Frame 1 (no input): blank canvas, image omitted
Frame 60 (the mouse pressed at the canvas centre just before this capture): blank canvas, image omitted
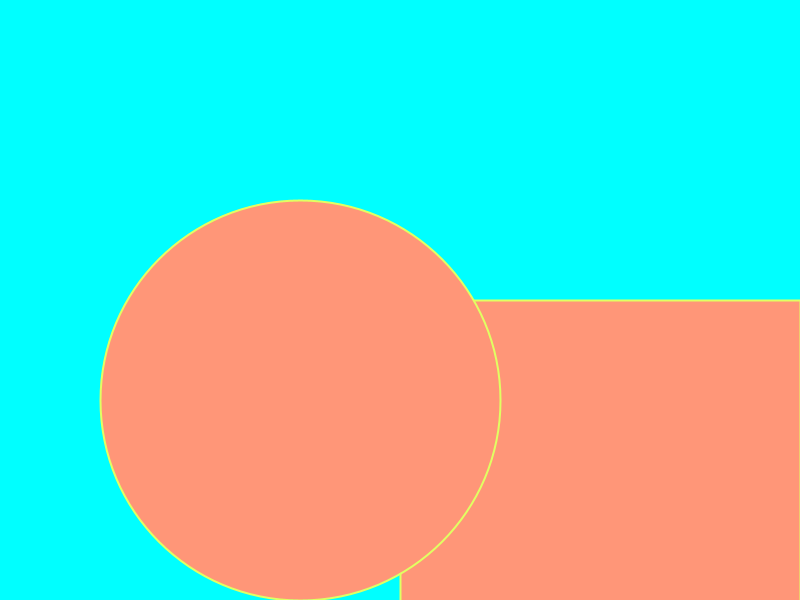
Frame 120 (the mouse held since frame 60 and released just before this capture)

The Processing sketch whose frames 1 and 60 were blank and that drew this single picture after the mouse press (run headless with seeded random() and noise(); from frame 60 on, the mouse is pressed at the canvas centre):

// Processing sketch: processing_155826
// ── processing_155826.pde

int radius;
color myColor;
float bob;

void setup() {
  size(800, 600); //defined size of frame
}

void draw() {
  background(0, 255, mouseX); //background color is variable subject to position of mouse on X axis
  myColor=int(map(mouseX, 0, width, 0, 255));
  stroke(225, 255, 98); //stroke color is defined
  strokeWeight(2); //stroke weight is defined
  fill(mouseX, 150, frameCount); //fill color is variable subject to position of mouse on X axis
  radius=mouseX; //radius is defined by postion of mouse on X axis
  rect(mouseX, mouseY, radius, radius); //width, height and position of rectangle is variable 
  ellipse(mouseY, mouseX, radius, radius); //width, height and position of ellipse is variable 
}
